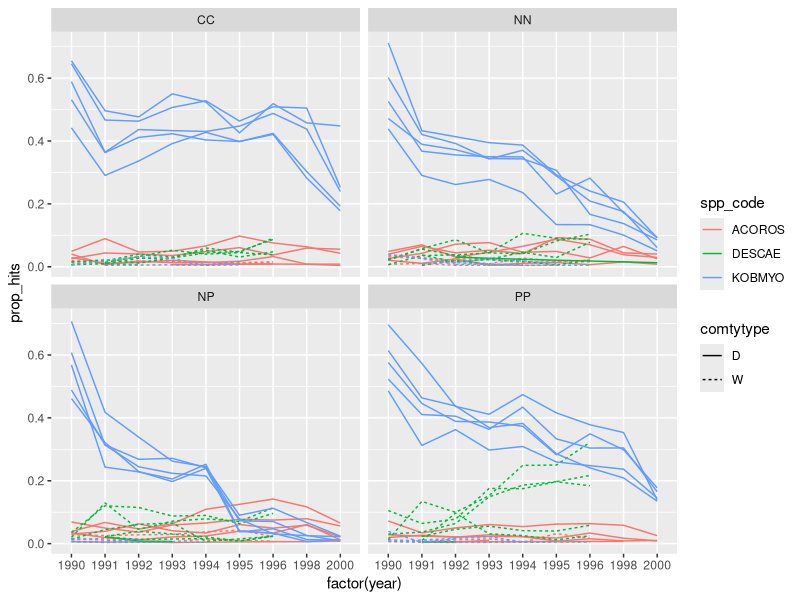
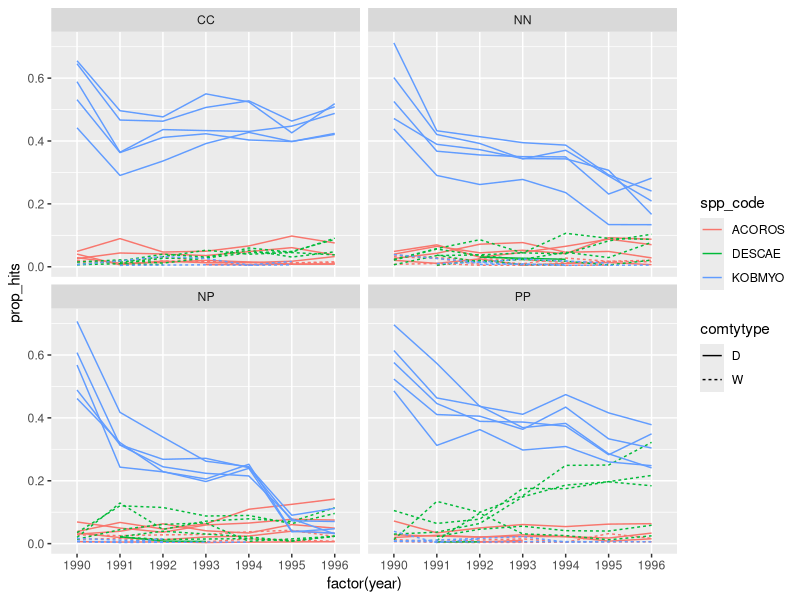

Write the R code that produced these figures, in order.
# Script to explore NWT Nitrogen experiment data
# SN 2020 Feb 17

library(ggplot2)
library(dplyr)
library(tidyr)

soilr = read.csv('data_raw/plant_competition/n_p_expmt/fertcovr.tt.data.csv')
soils = read.csv('data_raw/plant_competition/n_p_expmt/fertcovs.tt.data.csv')

head(soilr)
# fields: date, plot_code, spp_code + USDA name, num_hits (in plot), cover (pct?)

nrow(soilr)
# 7198 rows

soilr$date %>% as.character() %>% 
  (function(x) x %>% strsplit('\\D') %>% sapply(function(x) x[1])) %>% 
  table()
# 1990 1991 1992 1993 1994 1995 1996 1998 2000 
# 572  766  884  874  814  890  822  567 1009
# No records in 1997, 1999

table(soilr$spp_code)
# KOBMYO 250, ACOROS (=GEROT) 235, DESCAE 142

table(soilr$plot_code)
# DCC1 DCC2 DCC3 DCC4 DCC5 DNN1 DNN2 DNN3 DNN4 DNN5 DNP1 DNP2 DNP3 DNP4 DNP5 
# 221  242  256  246  247  254  261  235  278  250  255  251  270  271  296  
# DPP1 DPP2 DPP3 DPP4 DPP5 WCC1 WCC2 WCC3 WCC4 WCC5 WNN1 WNN2 WNN3 WNN4 
# 234  266  247  308  260   86  100  123  111   93   88   93   99  107 
# WNN5 WNP1 WNP2 WNP3 WNP4 WNP5 WPP1 WPP2 WPP3 WPP4 WPP5 
# 106   65   95  112  109   96   99  118  116  106  128 

# Not sure what these are? NN, NP, PP, CC are probably N only,
# P only, N and P, and control, D and N are blocks?

# soil s dataset
head(soils)
# This appears to be coverage data.

# Hmm. Hoo boy.
# Protocol says something about plots being established in two different commmunities.
# Assuming that "d" and "w" are "dry" and "wet"...
# Both are on the south side.
# Assume that numbers are replicates.

# Here, come up with a normalized number of hits.
# (Proportion of hits in a plot which belong to each species)
# (Normalized by number of living hits)
soil.all = soilr %>% 
  filter(!spp_code %in% c('ARTSPP', 'BAREEE', grep('^DEAD', spp_code, value = TRUE), 'LITTER', 'ROCKKK', 'SCATT')) %>%
  group_by(date, plot_code) %>%
  mutate(plot_hits = sum(num_hits),
         prop_hits = num_hits / plot_hits,
         year = date %>% as.character() %>% 
           (function(x) strsplit(x, '\\D') %>% 
              sapply(function(x) x[1])) %>%
           as.integer(),
         treatment = gsub('^[DW]|\\d', '', plot_code),
         comtytype = strsplit(as.character(plot_code), '') %>% sapply(function(x) x[1]))

# Plot relative abundances of each species over time,
# by treatment type
soil.all %>%
  filter(spp_code %in% c('KOBMYO', 'ACOROS', 'DESCAE')) %>%
  ggplot(aes(x = factor(year), y = prop_hits)) +
  geom_line(aes(group = interaction(plot_code, spp_code), 
                linetype = comtytype,
                colour = spp_code)) +
  facet_wrap(~ treatment)
# Are some plot-species discontinued...?

with(soil.all, table(year, plot_code))
# The wet plots weren't surveyed in 1998, 2000

soil.all %>%
  filter(spp_code %in% c('KOBMYO', 'ACOROS', 'DESCAE')) %>%
  filter(year < 1998) %>%
  ggplot(aes(x = factor(year), y = prop_hits)) +
  geom_line(aes(group = interaction(plot_code, spp_code), 
                linetype = comtytype,
                colour = spp_code)) +
  facet_wrap(~ treatment)

# Looks to me like Nitrogen addition makes KOMY nosedive
# DECE increases with Phosphorous addition but not N+P
# KOMY appears predominantly where it's wet,
# DECE and GEROT appear where it's dry

# Read:
# Theodose and Bowman, 1997, Ecology

# , mycorrhizal forbs increased with N+P fertilization, nonmycorrhizal forbs
# increased with P and N+P, and N2‐fixing forbs increased with P alone. Grasses
# increased with N and N+P, whereas sedges, the dominant functional group, were
# unaffected by fertilization. In the wet meadow, the dominant sedges exhibited
# abundance increases in response to N, whereas grasses increased with P and
# N+P. Wet‐meadow forb abundance was not significantly influenced by
# fertilization.
